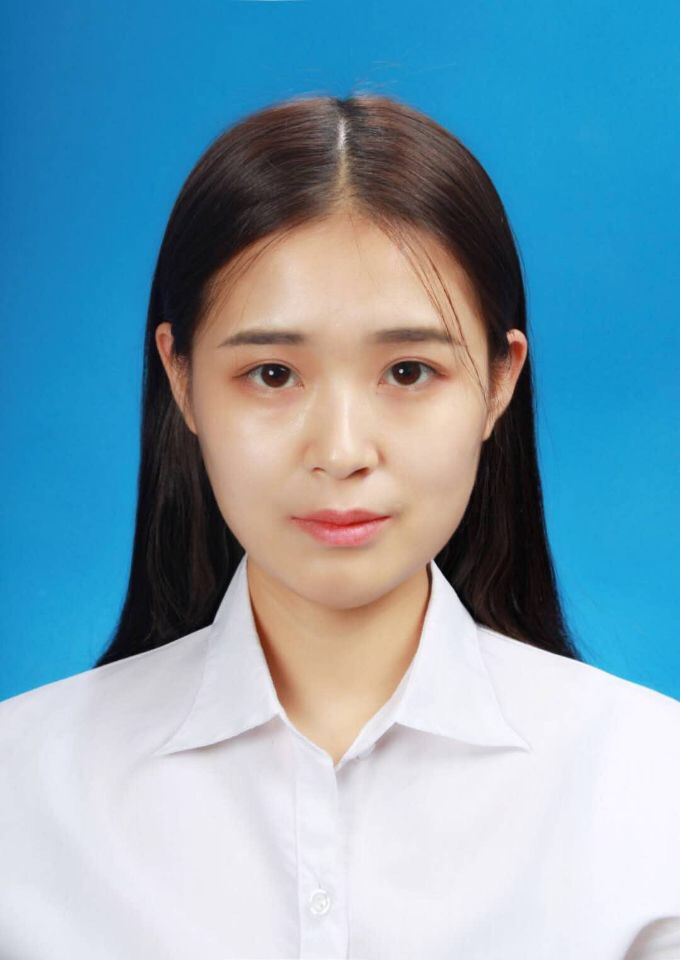
#> input picture python_ws/shl.jpg, 680 x 960 px
$ jupyter execute '色彩空间类型.ipynb'
#> lines starting #> are read from the running program, lines starting #| are printed output that depends on the picture
[cell 1]
import cv2
import numpy as np

#
img = cv2.imread("shl.jpg",0)
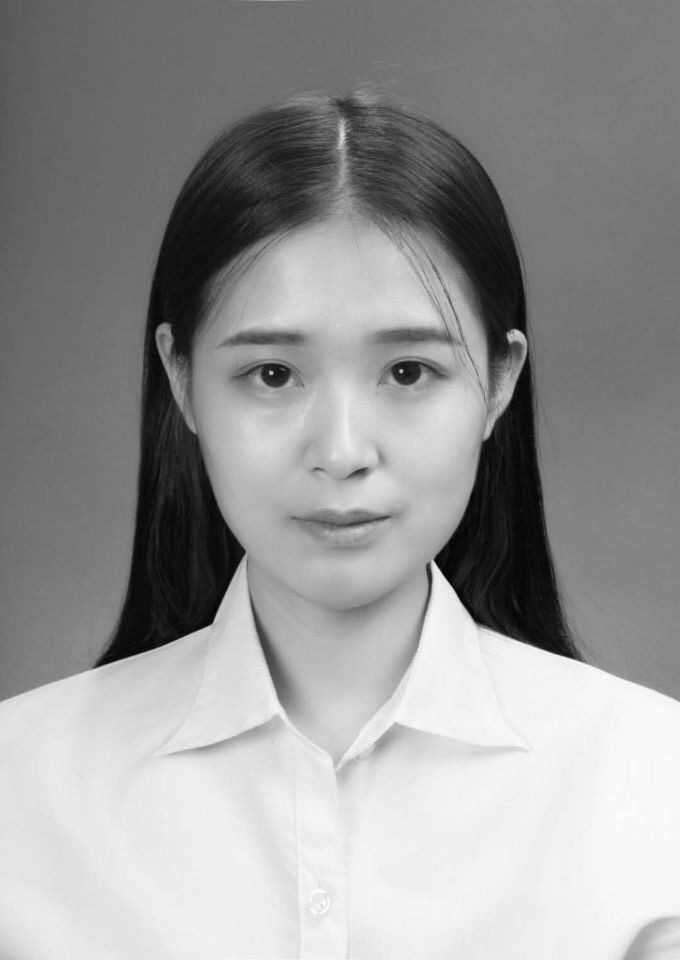
#> img: shape (960, 680); min 0, max 255, mean 151.3
print("",img)
#> (printed output is left out)
c,v = img.shape
#> c = 960; v = 680

bgr = np.ones((c,v,3), dtype = np.uint8)
bgr[:,:,0] = img
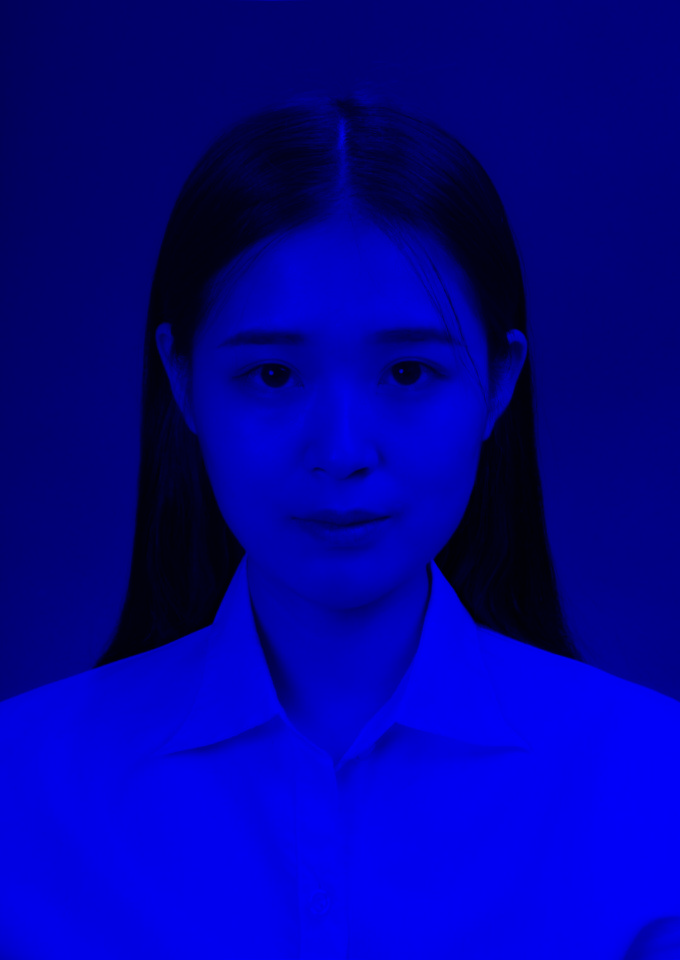
#> bgr: shape (960, 680, 3); mean of channels 0, 1, 2 151.3, 1, 1; drawn as B, G, R
bgr[:,:,1] = img
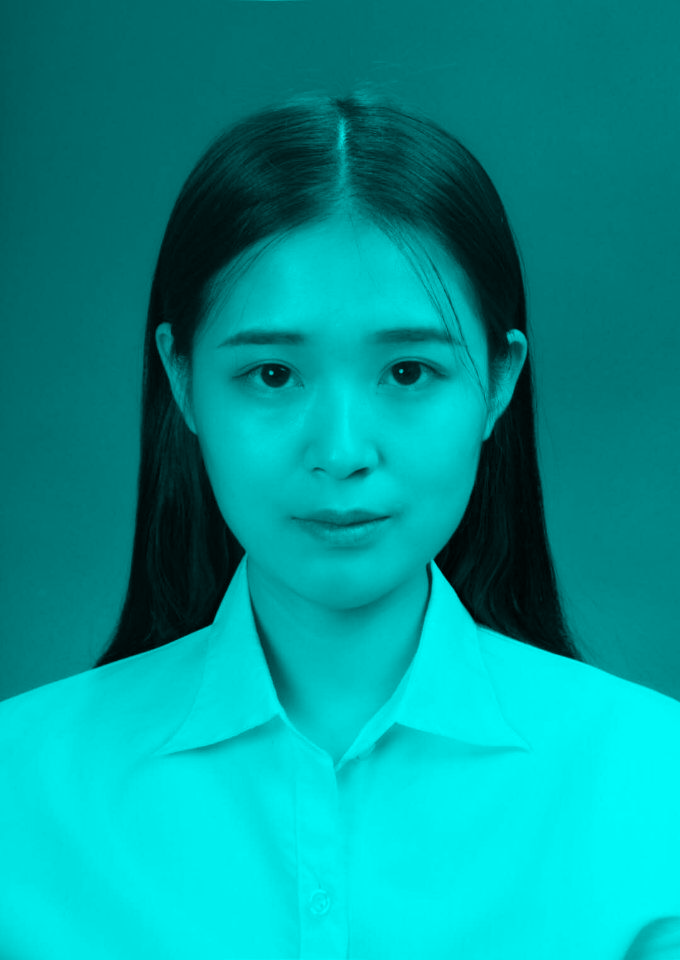
#> bgr: shape (960, 680, 3); mean of channels 0, 1, 2 151.3, 151.3, 1; drawn as B, G, R
bgr[:,:,2] = img
cv2.imshow("gray",img)
cv2.imshow("rgb",bgr)
cv2.waitKey()
cv2.destroyAllWindows()

# HSV色彩空间
1. H 色调、色相 Hue [0,360] 映射到 [0,255]
2. S 饱和度 Saturation [0,1] 映射到 [0,255]
3. V 亮度 Value   [0,1] 映射到 [0,255]

[cell 2]
import cv2
import numpy as np

#
img = cv2.imread("shl.jpg",3)
#> img is the input picture: shape (960, 680, 3); mean B, G, R 179.5, 160, 123.6
print("原图",img)
#> (printed output is left out)
rst = cv2.cvtColor(img,cv2.COLOR_BGR2GRAY)

cv2.imshow("gray",rst)
cv2.imshow("rgb",img)

rgb = cv2.cvtColor(rst,cv2.COLOR_GRAY2BGR)
cv2.imshow("复原",rgb)

print("复原",rgb)
#> (printed output is left out)
cv2.waitKey()
cv2.destroyAllWindows()

$ run again, with python_ws/lbk.jpg copied over python_ws/shl.jpg
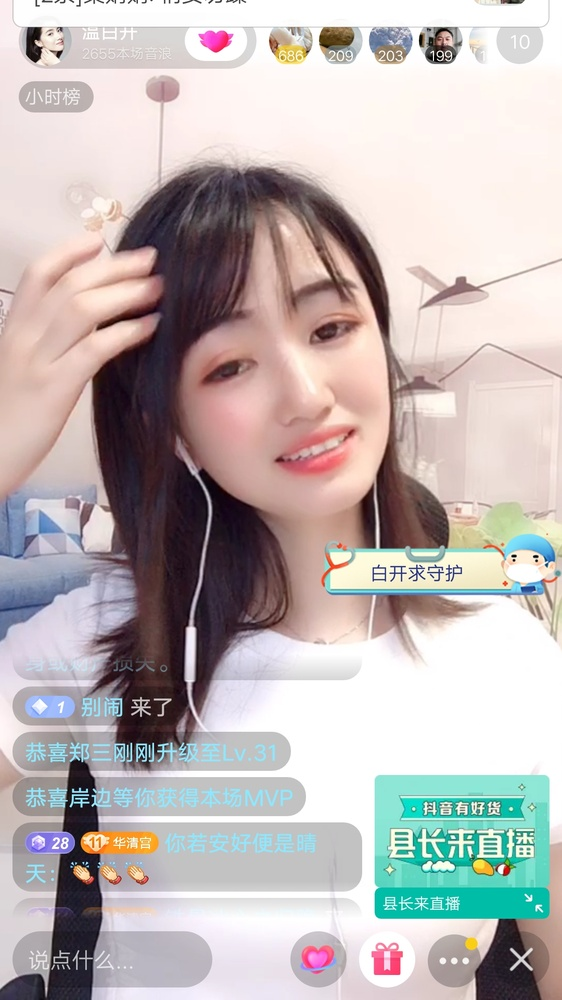
#> input picture python_ws/lbk.jpg, 562 x 1000 px, shrunk from 1080 x 1920 before the run
#> (printed output is left out)
#> `bgr[:,:,0] = img`:
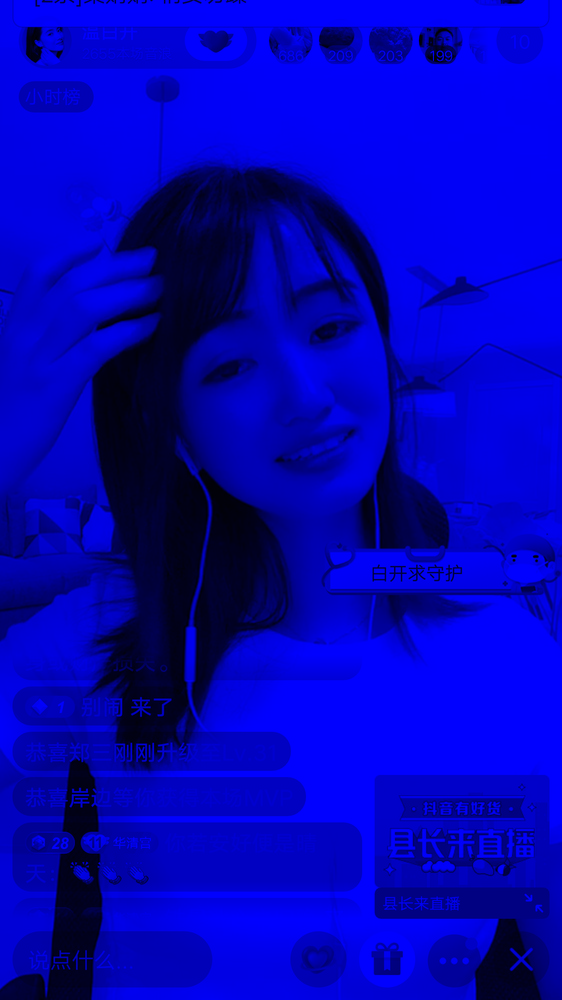
#> bgr: shape (1000, 562, 3); mean of channels 0, 1, 2 184.5, 1, 1; drawn as B, G, R
#> `bgr[:,:,1] = img`:
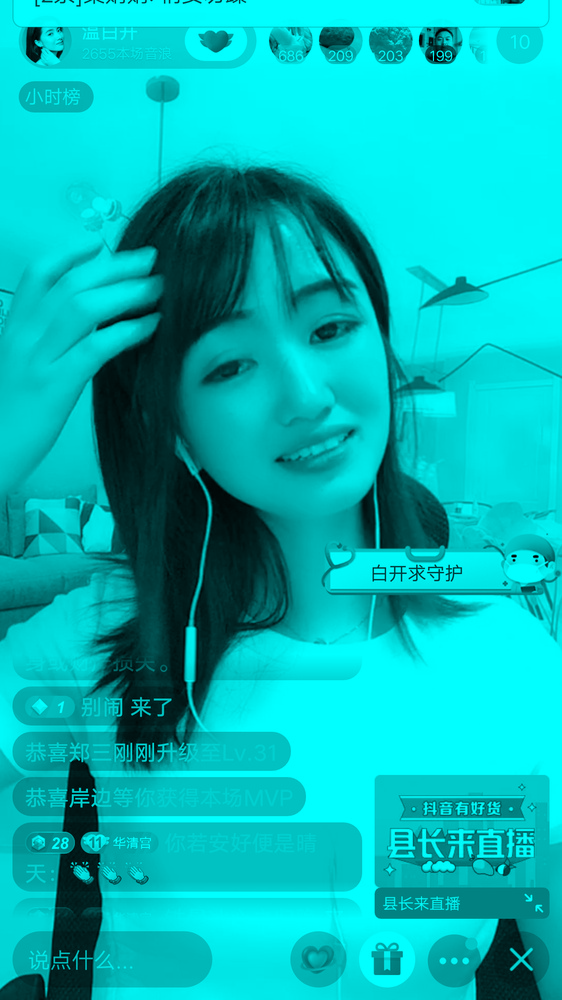
#> bgr: shape (1000, 562, 3); mean of channels 0, 1, 2 184.5, 184.5, 1; drawn as B, G, R
#> img is the input picture: shape (1000, 562, 3); mean B, G, R 181, 182.1, 190.3
#> (printed output is left out)
#> (printed output is left out)
